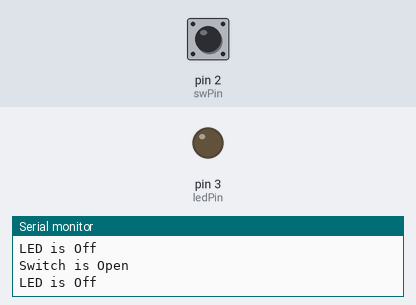
Recording of a sketch running on a simulated Arduino Uno, built with avr-gcc and run on an emulated ATmega328P. Shown: output pins drawn as LEDs (lit = HIGH), the last lines printed to the serial monitor. The inputs (shaded band) are chosen by the test bench; at power-on: pin 2 (swPin) HIGH.

Above: at 1.2 s.
1.3 s: pin 2 (swPin) pulled LOW for 0.25 s
At 1.5 s:
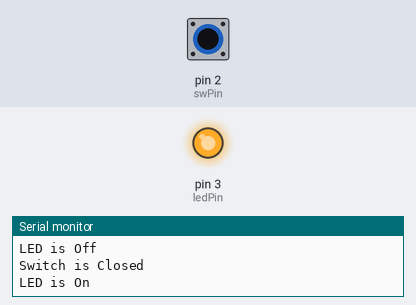
3.1 s: pin 2 (swPin) pulled LOW for 3.2 s
At 7.5 s:
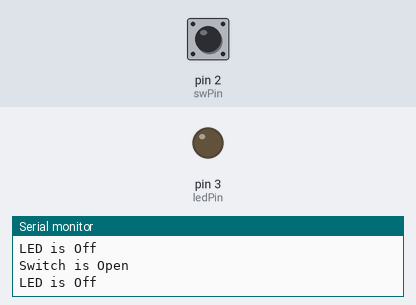
Timing chart, 0 to 9.0 s (numbered marks = the images above; inputs shaded):
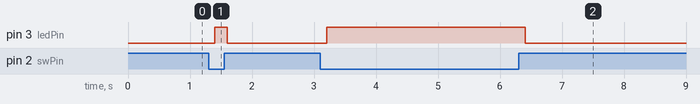

The sketch:

Sketch.ino
```cpp
const int swPin = 2;
const int ledPin = 3;

int swVal;

void setup()
{
  pinMode(swPin, INPUT);
  pinMode(ledPin, OUTPUT);
  Serial.begin(9600);
}

void loop()
{
  swVal = digitalRead(swPin);
  if (swVal == LOW)
  {
    Serial.println("Switch is Closed");
    digitalWrite(ledPin, HIGH);
    Serial.println("LED is On");
    delay(200);
    Serial.println();
  }
  else
  {
    Serial.println("Switch is Open");
    digitalWrite(ledPin, LOW);
    Serial.println("LED is Off");
    delay(200);
    Serial.println();
  }
}
```

Measured:
- after the input at 1.3 s, pin 3 (ledPin): LOW → HIGH after 0.10 s, → LOW 0.20 s later
- after the input at 3.1 s, pin 3 (ledPin): LOW → HIGH after 0.10 s, → LOW 3.2 s later
